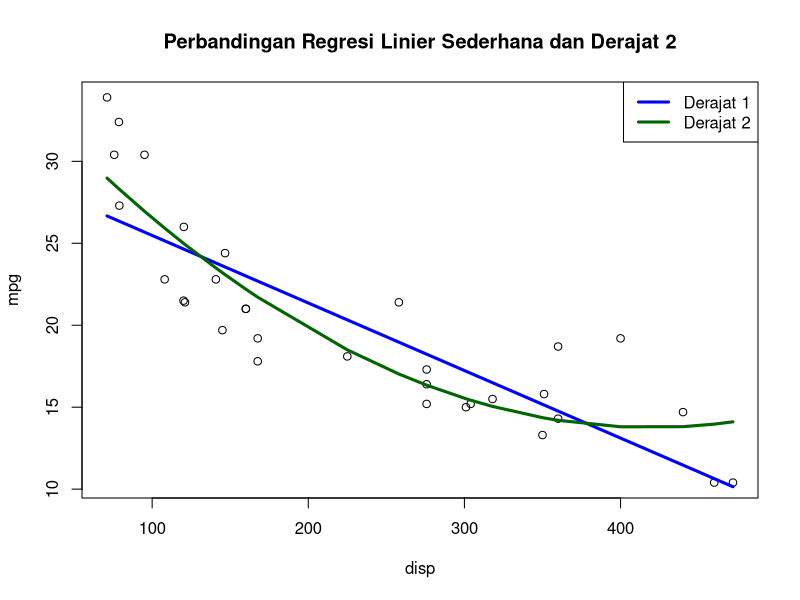
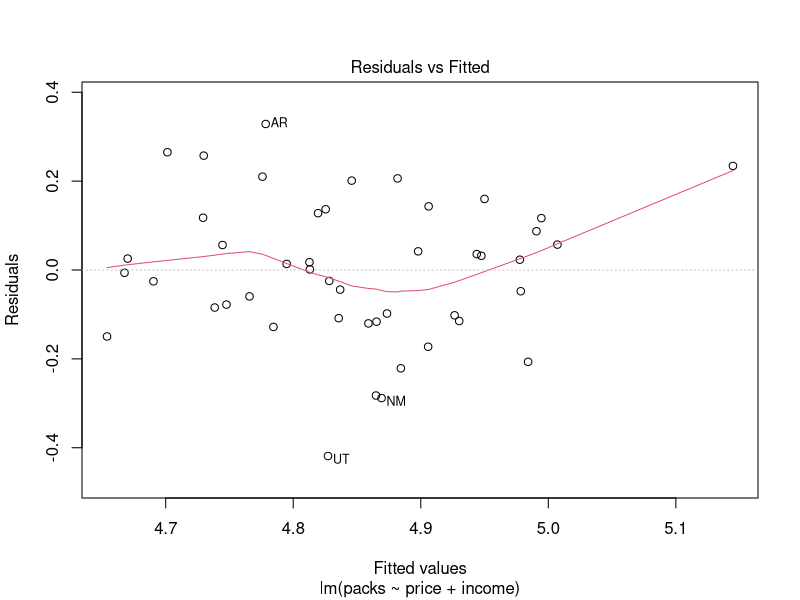
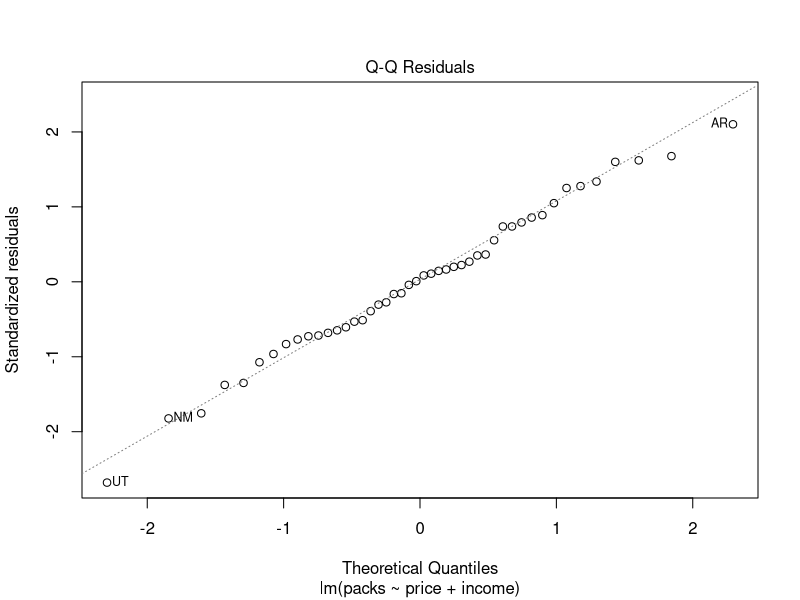
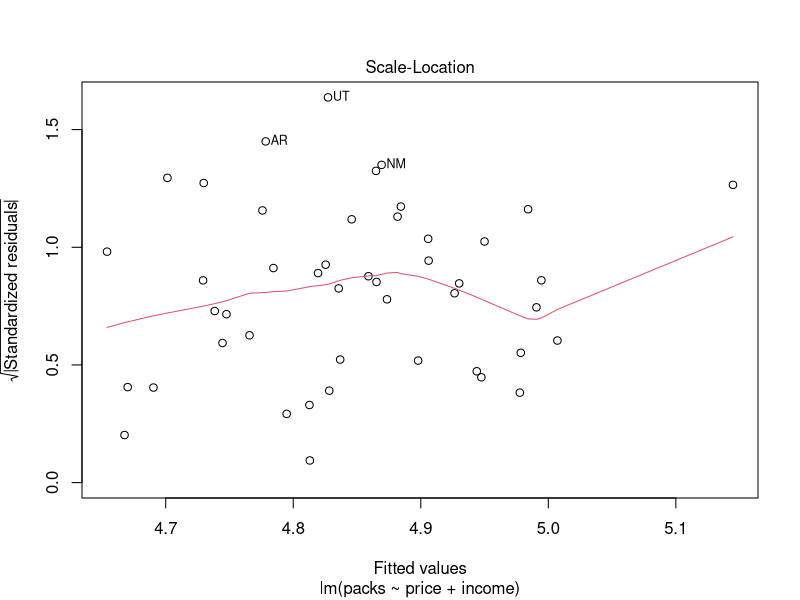
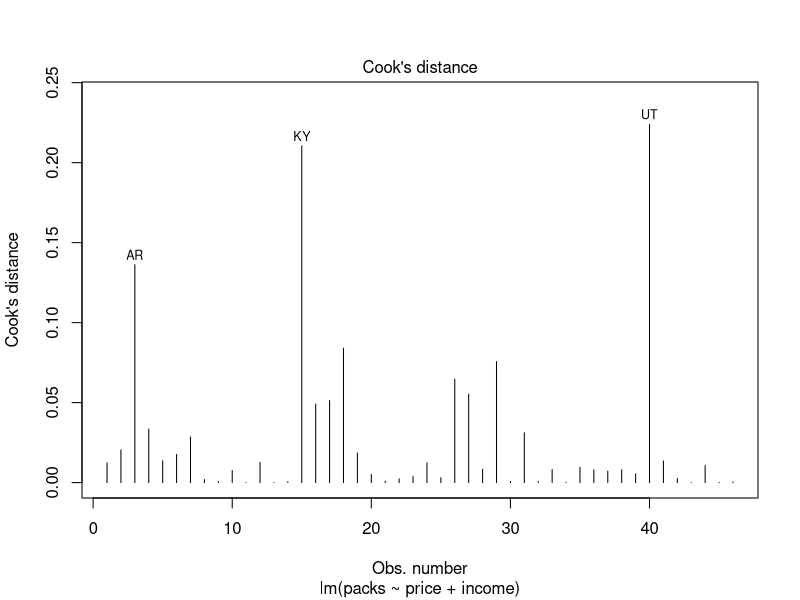
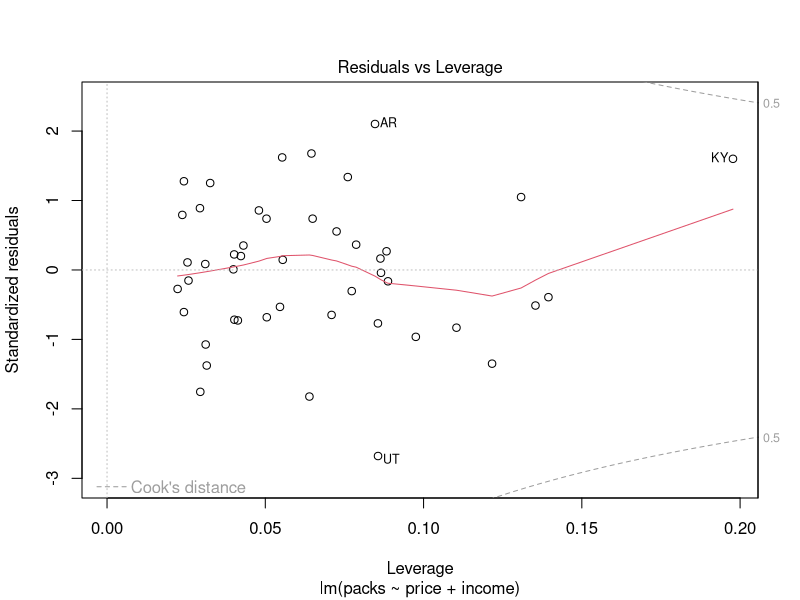
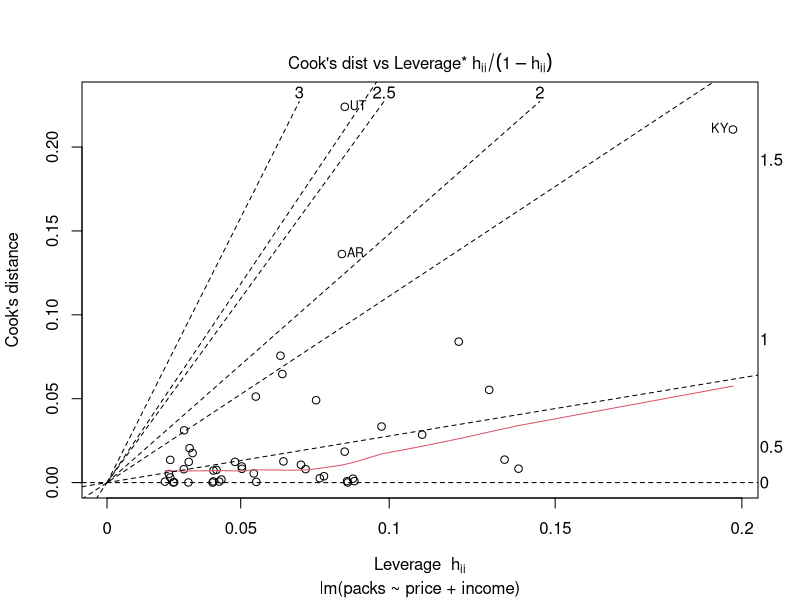
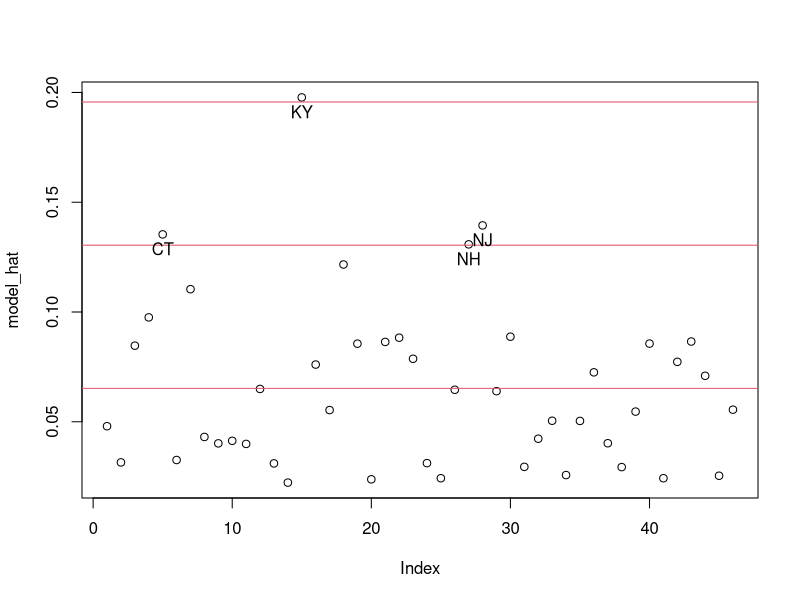

R code for these plots, in order:
## ---- chunk 1
library(AER)
data('mtcars')
head(mtcars)
str(mtcars)
## ---- chunk 2
categorical = c("cyl", "vs", "am", "gear", "carb")
mtcars[categorical] <- lapply(mtcars[categorical], as.factor)
str(mtcars)
## ---- chunk 3
model1 = lm(mpg ~ disp, data = mtcars)
model2 = lm(mpg ~ disp + I(disp^2), data = mtcars)
## ---- chunk 4
plot(mtcars$disp, mtcars$mpg, main = 'Perbandingan Regresi Linier Sederhana dan Derajat 2', xlab = 'disp', ylab = 'mpg')
lines(mtcars$disp, predict(model1), col = 'blue', lwd = 3)
lines(sort(mtcars$disp), predict(model2)[order(mtcars$disp)], col = 'darkgreen', lwd = 3)
legend('topright', legend = c('Derajat 1', 'Derajat 2'), col = c('blue', 'darkgreen'), lty = 1, cex = 1, lwd = 3)
## ---- chunk 5
model_interaction = lm(mpg ~ disp * hp, data = mtcars)
summary(model_interaction)
## ---- chunk 6
model_intercept = lm(mpg ~ 1, data = mtcars)
model_full = lm(mpg ~ ., data = mtcars)

# Forward selection
forward = step(model_intercept, direction = 'forward', scope = formula(model_full), trace = 0)
summary(forward)

# Backward selection
backward = step(model_full, direction = 'backward', trace = 0)
summary(backward)

# Both direction selection
both = step(model_intercept, direction = 'both', scope = formula(model_full), trace = 0)
summary(both)
## ---- chunk 7
set.seed(123)
n <- nrow(mtcars)
k <- 5  # Jumlah fold
folds <- sample(rep(1:k, length.out = n))

errors <- numeric(k)

for (i in 1:k) {
  train_data <- mtcars[folds != i, ]
  test_data <- mtcars[folds == i, ]
  
  model <- lm(mpg ~ disp + hp + wt, data = train_data)
  predictions <- predict(model, newdata = test_data)
  
  errors[i] <- mean((test_data$mpg - predictions)^2)
}

mean_cv_error <- mean(errors)
print(mean_cv_error)

## ---- chunk 8
data('CigarettesB')
model = lm(packs ~ price + income, data = CigarettesB)
summary(model)

## ---- chunk 9
plot(model, which = 1:6)
## ---- chunk 10
model_hat = hatvalues(model)
plot(model_hat)
abline(h = c(1, 2, 3) * mean(model_hat), col = 2)
id = which(model_hat > (2 * mean(model_hat)))
text(id, model_hat[id], rownames(CigarettesB)[id], pos = 1, xpd = TRUE)
## ---- chunk 11
summary(influence.measures(model))
## ---- chunk 12
idx = which(apply(influence.measures(model)$is.inf, 1, any))
CigarettesB[idx, ]  # Menampilkan observasi berpengaruh
CigarettesB_noinf = CigarettesB[-idx, ]  # Dataset tanpa observasi berpengaruh
## ---- chunk 13
model_noinf = lm(packs ~ price + income, data = CigarettesB_noinf)
summary(model_noinf)
plot(model_noinf, which = 1:6)
summary(influence.measures(model_noinf))
## ---- chunk 14
set.seed(123)
n <- nrow(CigarettesB)
k <- 5  # Jumlah fold
folds <- sample(rep(1:k, length.out = n))

errors <- numeric(k)

for (i in 1:k) {
  train_data <- CigarettesB[folds != i, ]
  test_data <- CigarettesB[folds == i, ]
  
  model_cv <- lm(packs ~ price + income, data = train_data)
  predictions <- predict(model_cv, newdata = test_data)
  
  # Hitung Mean Squared Error (MSE) pada data uji
  errors[i] <- mean((test_data$packs - predictions)^2)
}

mean_cv_error <- mean(errors)
print(mean_cv_error)
